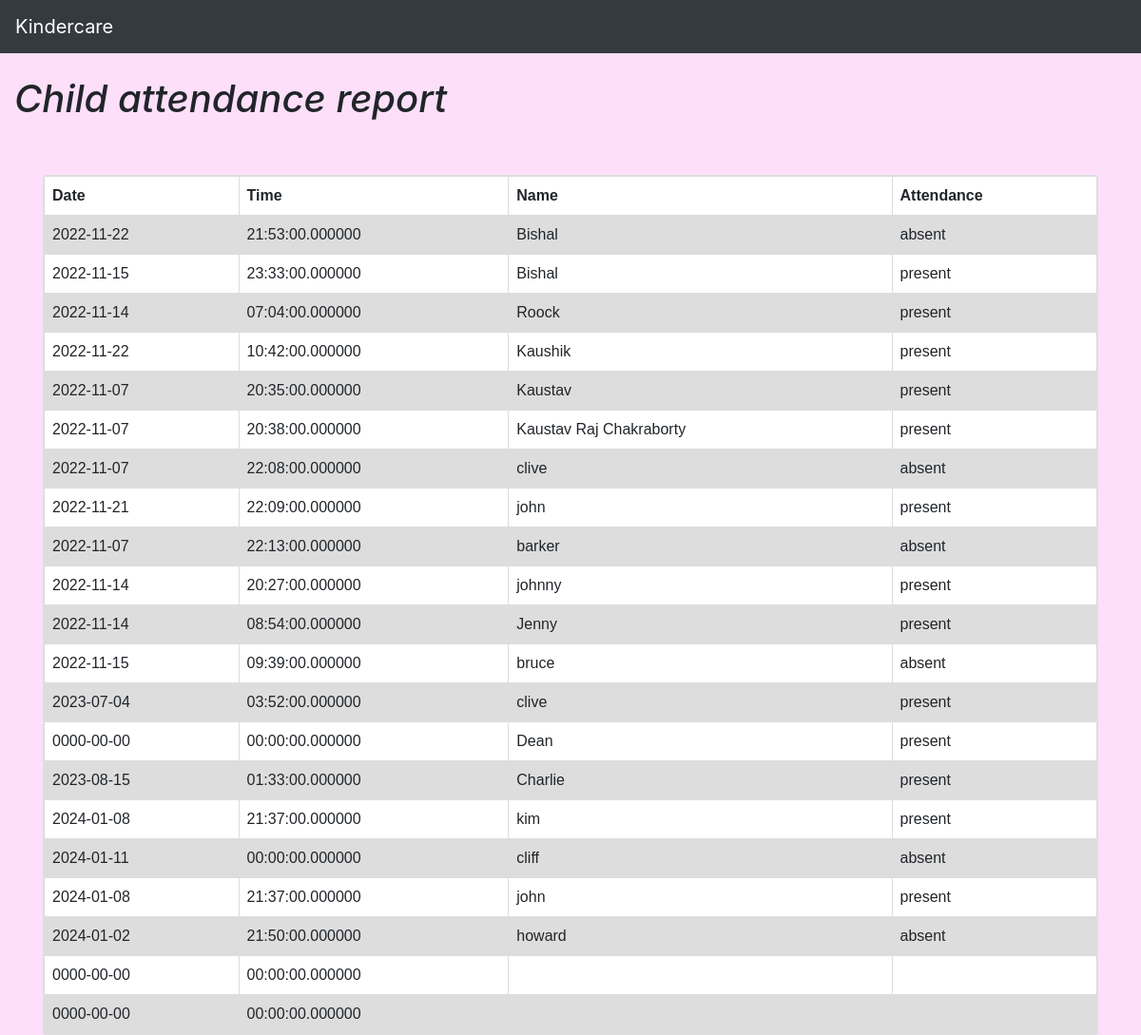
The page /project/attendance/display.php on the database its author committed.
### tables this page shows
CREATE TABLE `attendance` (
  `sno` int(255) UNSIGNED NOT NULL,
  `date` date NOT NULL,
  `time` time(6) NOT NULL,
  `name` varchar(255) NOT NULL,
  `attend` varchar(255) NOT NULL
);

### project/attendance/display.php (the view, shortened to what this page needs)
<?php
    require_once("connection.php");
    $query = " select * from attendance ";
    $result = mysqli_query($con,$query);
?>
<!DOCTYPE html>
<html lang="en">
<head>
    <link rel="stylesheet" a href="CSS/bootstrap.css"/>
    <link rel="stylesheet" href="https://cdn.jsdelivr.net/npm/bootstrap@4.6.1/dist/css/bootstrap.min.css">
</head>
<body style="background:#FDDFFA;">
<nav class="navbar navbar-expand-sm bg-dark navbar-dark fixed-top">
  <a class="navbar-brand" href="http://127.0.0.1/AELG.php">Kindercare</a>
</nav>
<div class="container-fluid" style="margin-top:80px">
  <h1><i>Child attendance report</i></h1>
</div>
        <div class="container">
            <div class="row">
                <div class="col m-auto">
                    <div class="card mt-5">
                        <table >
                            <tr>
                                <th> Date </th>
                                <th> Time </th>
                                <th> Name </th>
                                <th> Attendance </th>
                            </tr>
                            <?php
                                    while($row=mysqli_fetch_assoc($result))
                                    {
                                        $date = $row['date'];
                                        $time = $row['time'];
                                        $name = $row['name'];
                                        $attend = $row['attend'];
                            ?>
                                    <tr>
                                        <td><?php echo $date ?></td>
                                        <td><?php echo $time ?></td>
                                        <td><?php echo $name ?></td>
                                        <td><?php echo $attend ?></td>
                                    </tr>
                            <?php
                                    }
                            ?>
                        </table>
                    </div>
                </div>
            </div>
        </div>
</body>
</html>

### project/attendance/display.php (style rules this page uses)
table { font-family: arial, sans-serif; border-collapse: collapse; width: 100%; }
td, th { border: 1px solid #dddddd; text-align: left; padding: 8px; }
tr:nth-child(even) { background-color: #dddddd; }

### rows shown on the page
attendance: date "2022-11-22", time "21:53:00.000000", name "Bishal", attend "absent"
attendance: date "2022-11-15", time "23:33:00.000000", name "Bishal", attend "present"
attendance: date "2022-11-14", time "07:04:00.000000", name "Roock", attend "present"
attendance: date "2022-11-22", time "10:42:00.000000", name "Kaushik", attend "present"
attendance: date "2022-11-07", time "20:35:00.000000", name "Kaustav", attend "present"
attendance: date "2022-11-07", time "20:38:00.000000", name "Kaustav Raj Chakraborty", attend "present"
attendance: date "2022-11-07", time "22:08:00.000000", name "clive", attend "absent"
attendance: date "2022-11-21", time "22:09:00.000000", name "john", attend "present"
attendance: date "2022-11-07", time "22:13:00.000000", name "barker", attend "absent"
attendance: date "2022-11-14", time "20:27:00.000000", name "johnny", attend "present"
attendance: date "2022-11-14", time "08:54:00.000000", name "Jenny", attend "present"
attendance: date "2022-11-15", time "09:39:00.000000", name "bruce", attend "absent"
attendance: date "2023-07-04", time "03:52:00.000000", name "clive", attend "present"
attendance: date "0000-00-00", time "00:00:00.000000", name "Dean", attend "present"
attendance: date "2023-08-15", time "01:33:00.000000", name "Charlie", attend "present"
attendance: date "2024-01-08", time "21:37:00.000000", name "kim", attend "present"
attendance: date "2024-01-11", time "00:00:00.000000", name "cliff", attend "absent"
attendance: date "2024-01-08", time "21:37:00.000000", name "john", attend "present"
attendance: date "2024-01-02", time "21:50:00.000000", name "howard", attend "absent"
attendance: date "0000-00-00", time "00:00:00.000000"
attendance: date "0000-00-00", time "00:00:00.000000"
